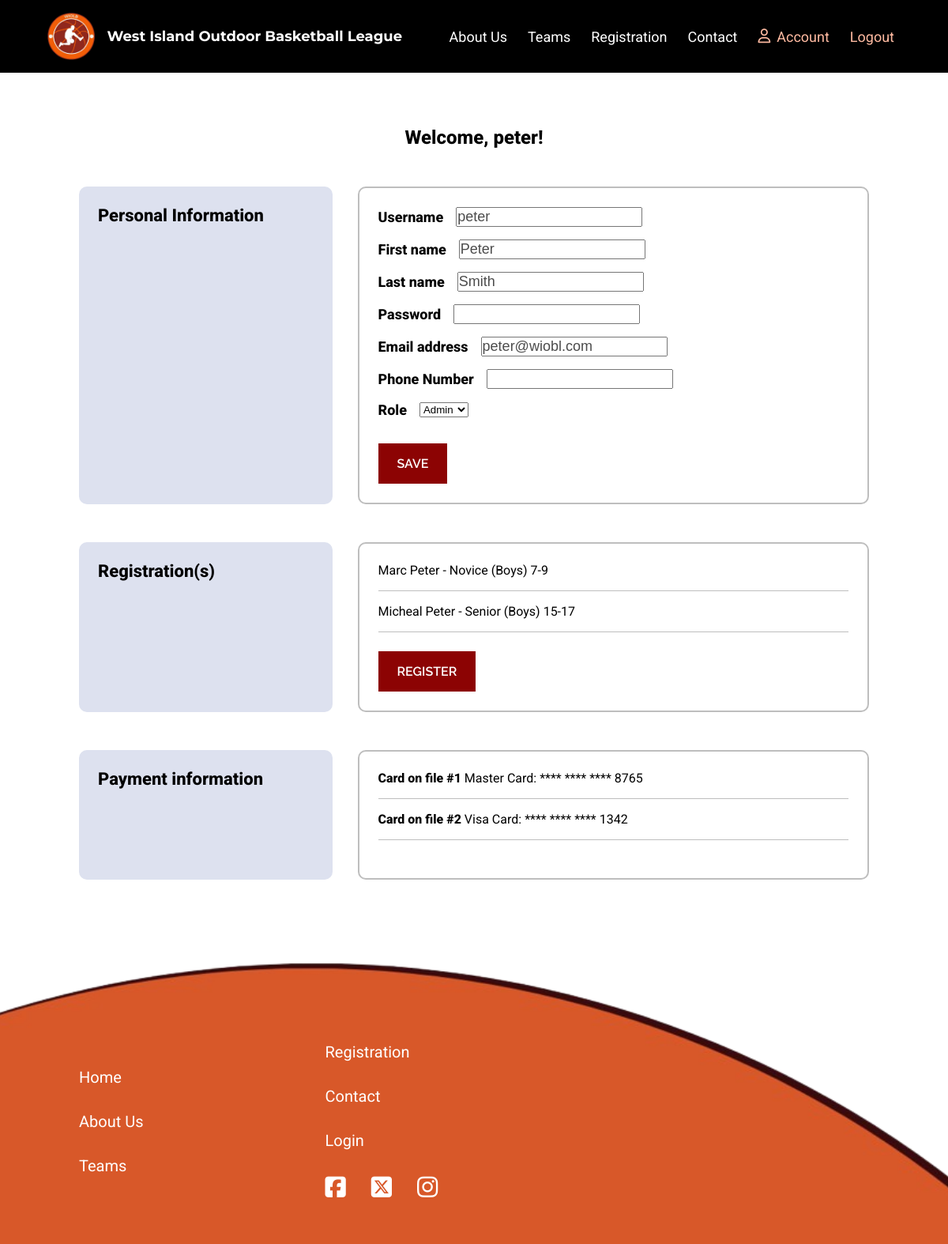
Page /wioblapp/account/4/ (signed in) on the committed database.
### wioblapp/models.py (models this page shows)
class UserAccount(AbstractUser):
    role = models.ForeignKey(Role, on_delete=models.RESTRICT, related_name="user_accounts", null=True, blank=True)
    bio = models.TextField("Bio", blank=True, null=True)
    phone = models.CharField("Phone Number", max_length=15,  blank=True, null=True)
    def __str__(self):
        return self.username

class Registration(models.Model):
    player = models.ForeignKey(Player, on_delete=models.CASCADE, related_name="registrations")
    reg_type = models.ForeignKey(RegistrationType, on_delete=models.CASCADE, related_name="registrations")
    address = models.CharField("Address", max_length=200)
    email = models.EmailField("Email Adress", max_length=254, blank=True, null=True)
    phone = models.CharField("Phone Number", max_length=15)
    uniform_size = models.CharField("Uniform Size", max_length=3)
    consent = models.BooleanField("Consent", default=False, null=False)
    volunteer = models.BooleanField("Volunteer", default=False)
    date_time = models.DateTimeField("Date", auto_now_add=True)
    message = models.TextField("Special Requests", blank=True, null=True)
    def __str__(self):
        return f"{self.player} - {self.reg_type}"

class Player(models.Model):
    related_account = models.ForeignKey(UserAccount, on_delete=models.CASCADE, related_name="players")
    team_name = models.ForeignKey(Team, on_delete=models.RESTRICT, related_name="players", blank=True, null=True)
    name = models.CharField("Name", max_length=50)
    dob = models.DateField("Date Of Birth")
    gender = models.CharField("Gender", max_length=20, blank=True, null=True)
    def __str__(self):
        return self.name

class RegistrationType(models.Model):
    reg_type = models.CharField("Registration Type", max_length=50, primary_key=True)
    description = models.CharField("Description", max_length=300)
    cost = models.IntegerField("Cost")
    def __str__(self):
        return str(self.reg_type)

### wioblapp/views.py (the view, shortened to what this page needs)
# urls.py: path("account/<int:account_id>/", views.member_account, name="member_account"),
@login_required(login_url="login")
def member_account(request, account_id):
    member = get_object_or_404(UserAccount, pk=account_id)
    players = Player.objects.filter(related_account=account_id)
    registrations = Registration.objects.filter(player__in=players)
    password = member.password
    try:
        player = Player.objects.filter(related_account=account_id).first()
    except Player.DoesNotExist:
        pass
    try:
        registration = Registration.objects.get(player=player)
    except Registration.DoesNotExist:
        pass
    if request.method == "GET":
        account_form = ModifyAccountForm(instance=member)
    context = {
        "account_form": account_form,
        "member": member,
        "players": players,
        "registrations": registrations,
    }
    return render(request, "member_account.html", context)

### wioblapp/forms.py
class ModifyAccountForm(forms.ModelForm):
    password = forms.CharField(label="Password", max_length=20, widget=forms.PasswordInput, required=True)
    phone = forms.CharField(label="Phone Number", required=False)
    class Meta:
        model = UserAccount
        fields = ["username", "first_name", "last_name", "password", "email", "phone", "role"]

### wioblapp/models.py (called while the page is built)
    def __str__(self):
        return self.name

### wioblapp/templates/member_account.html (shortened to what this page needs)
{% extends 'base.html' %}
{% load static %}
{% block content %}
    {% if request.user.is_authenticated %}
        <section class="account-info">
            <div class="container">
                <div class="profile-info">
                    <p>Welcome, {{ request.user }}!</p>
                </div>
                <div class="account-flex">
                    <div class="account-left">
                        <h3>Personal Information</h3>
                    </div>
                    <div class="account-right">
                        <div class="account-content">
                            <form action="{% url 'member_account' request.user.id %}" method="POST">
                                <div class="form">
                                    {% for field in account_form %}
                                        <div class="input-edit">
                                            <label for="{{ field.id_for_label }}">{{ field.label }}</label>
                                            {{ field }}
                                        </div>
                                    {% endfor %}
                                </div>
                                <div class="button-container">
                                    <button name="account_edit" class="action-button button" >Save</button>
                                </div>
                            </form>
                        </div>
                    </div>
                </div>
                <div class="account-flex">
                    <div class="account-left">
                        <h3>Registration(s)</h3>
                    </div>
                    <div class="account-right">
                        <div class=" account-content account-reg">
                            <div>
                                {% if registrations %}
                                <ul>
                                {% for registration in registrations %}
                                    <li>{{ registration }}</li>
                                {% endfor %}
                                </ul>
                                {% else %}
                                    <p>You don't have any registrations</p>
                                {% endif %}
                            </div>
                            <div class="button-container">
                                <a href="{% url 'registration' %}" class="action-button button">Register</a>
                            </div>
                        </div>
                    </div>
                </div>
                <div class="account-flex">
                    <div class="account-left">
                        <h3>Payment information</h3>
                    </div>
                    <div class="account-right">
                        <div class="account-content">
                            <ul>
                                <li><span>Card on file #1</span> Master Card: **** **** **** 8765</li>
                                <li><span>Card on file #2</span> Visa Card: **** **** **** 1342</li>
                            </ul>
                        </div>
                    </div>
                </div>
            </div>
        </section>
    {% endif %}
{% endblock %}

### wiobl/static/style.css (style rules this page uses)
* { margin: 0; padding: 0; box-sizing: border-box; }
body { font-family: Roboto; }
section { padding: 48px 0; }
h3 { font-family: Roboto; font-size: 28px; font-weight: 400; }
.container { max-width: 1000px; width: 90%; margin-right: auto; margin-left: auto; }
.button { display: inline-block; padding: 16px 24px; font-size: 16px; font-weight: 600; font-family: Raleway; text-align: center; text-decoration: none; text-transform: uppercase; transition: background-color 0.3s ease, transform 0.3s ease; border: none; color: #FFFFFF; transition: 0.5s; }
.action-button { background-color: #8C0303; }
.login-form label, input { display: block; }
.account-info .profile-info { text-align: center; margin-bottom: 48px; }
.account-info .profile-info p { font-size: 24px; font-weight: 800; }
.account-info .account-flex { display: flex; gap: 32px; margin-bottom: 48px; }
.account-info .account-left { width: 33%; background-color: #DDE1EF; border-radius: 10px; padding: 24px; }
.account-info .account-right { width: 67%; }
.account-info .account-content { border-radius: 10px; border: 2px solid #bebebe; padding: 24px; }
.account-info .form { margin-bottom: 32px; }
.account-info h3 { font-size: 22px; font-weight: 800; }
.account-info .input-edit { display: flex; align-items: center; gap: 16px; margin-bottom: 16px; }
.account-info label { font-size: 18px; font-weight: 800; }
.account-info input { color: #4c4c4c; font-size: 18px; }
.account-info li { margin-bottom: 16px; padding-bottom: 16px; border-bottom: 1px solid #bebebe; }
.account-info ul { margin-bottom: 24px; list-style: none; }
.account-info span { font-weight: 800; }

### rows in the picture
UserAccount: user "peter", account_form "peter" "Peter" "Smith" "peter@wiobl.com" "Admin"
Registration: player+reg_type "Marc Peter - Novice (Boys) 7-9"
Registration: player+reg_type "Micheal Peter - Senior (Boys) 15-17"

### other values in the picture
{{ field.label }} "Username" "First name" "Last name" "Password" "Email address" "Phone Number" "Role"
